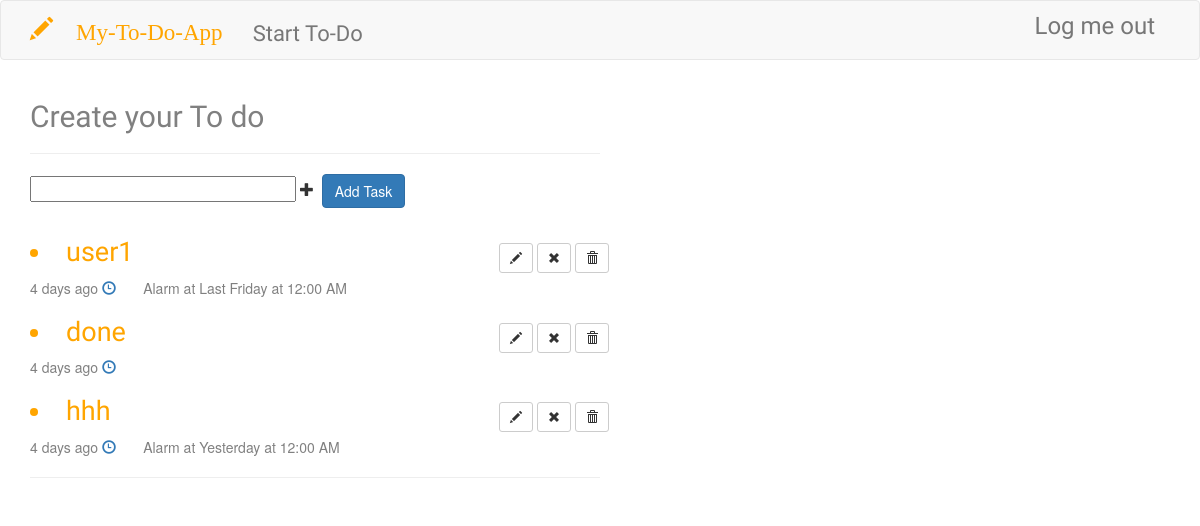
The app's page /addTask (signed in), older data.
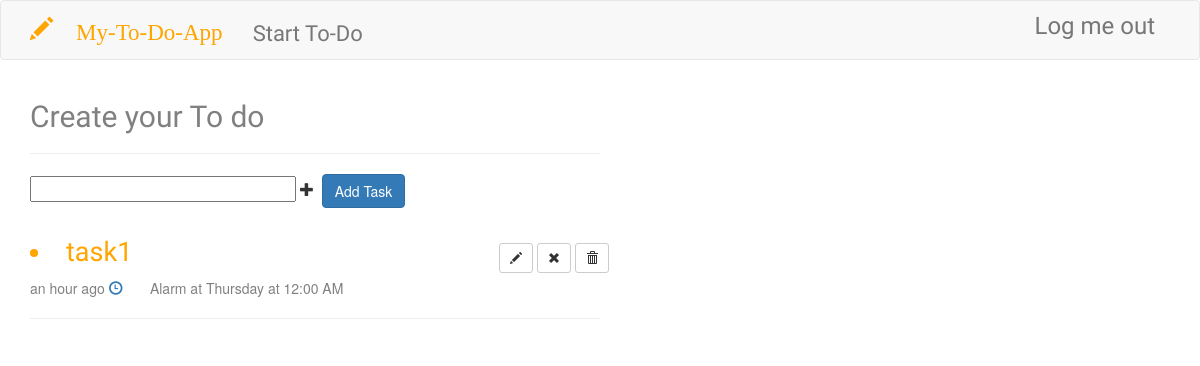
The same page, newer data.
### app/models.py (models this page shows, shortened)
class Task(db.Model):
    __tablename__ = 'tasks'
    id = db.Column(db.Integer, primary_key=True)
    task_name = db.Column(db.String(64), index=True, unique=True)
    timestamp = db.Column(db.DateTime, index=True, default=datetime.utcnow)
    is_completed = db.Column(db.Boolean,default=False)
    alarm_time = db.Column(db.DateTime, index= True)
    user_id = db.Column(db.Integer, db.ForeignKey('users.id'))

### app/routes.py (the view)
@app.route('/addTask',methods = ['GET','POST'])
@login_required
def addTask():
    form = ToDoListForm()
    if form.validate_on_submit():
        task = Task(task_name=form.task_name.data,user=current_user)
        db.session.add(task)
        db.session.commit()
        return redirect('/addTask')
    task = Task.query.filter_by(user=current_user).all()
    return render_template('to_do.html',form=form,task=task)

### app/forms.py
class ToDoListForm(FlaskForm):
    task_name = StringField('Task Name',validators=[DataRequired()])
    is_completed = BooleanField('Completed')
    alarm_time = DateField('Alarm at')
    submit  = SubmitField('Add Task')

### app/models.py (called while the page is built)
@login.user_loader
def load_user(id):
    return User.query.get(int(id))

### app/templates/to_do.html (shortened to what this page needs)
{% extends 'base.html' %}
{% block page_content %}
<h2> Create your To do </h2>
<hr>
<form class="" action="" method="post">
  <p>
    {{ form.task_name(size=32) }}
    <span class="glyphicon glyphicon-plus" aria-hidden="True"></span>&nbsp;
    {{ form.submit(class='btn btn-primary') }}
  </p>
</form>
{% for t in task %}
    <table>
      <tr>
        <td width="81%">
          <h3>
            <li>
                     {{ t.task_name }}
            </li>
          </h3>
          <span style="color:grey"> {{ moment(t.timestamp).fromNow() }} </span>
          <a href="{{ url_for('setAlarm',id= t.id) }}" ><span class="glyphicon glyphicon-time"></span> </a>&nbsp;&nbsp;&nbsp;&nbsp;&nbsp;
          <span style="color:grey;">
            {% if t.alarm_time %}
                Alarm at {{ moment(t.alarm_time.date()).calendar()}}
            {% endif %}
          </span>
        </td>
        <td>
          <form class="" action=" /edit/{{ t.id }} ">
            <button  name="button" class="btn btn-default btn-sm btns edit">
              <span class="glyphicon glyphicon-pencil"></span>
            </button>
          </form>
        </td>
        <td>
          <form class="" action="/done/{{ t.id }}">
            <button  name="button" class="btn btn-default btn-sm btns rem">
              <span class="glyphicon glyphicon-remove"></span>
            </button>
          </form>
        </td>
        <td>
          <form class="" action="/delete/{{ t.id }}" method="post">
            <button type="submit" name="button" class="btn btn-default btn-sm btns del">
              <span class="glyphicon glyphicon-trash"></span>
            </button>
          </form>
        </td>
    </tr>
      </table>
{% endfor %}
<hr>
{% endblock %}

### app/templates/base.html (shortened to what this page needs)
{% extends "bootstrap/base.html" %}
{% block head %}
{{ super() }}
<link rel="stylesheet" href="//code.jquery.com/ui/1.11.4/themes/smoothness/jquery-ui.css">
<link rel="stylesheet" href="{{ url_for('static',filename='css/main.css') }}">
{% endblock %}
{% block navbar %}
<div class="navbar navbar-default" role="navigation">
    <div class="container">
        <div class="navbar-header">
            <a class="navbar-brand brand" href=" {{ url_for('index') }} "><span style="color:orange;" class="glyphicon glyphicon-pencil"</span> My-To-Do-App </a>
        </div>
        <div class="navbar-collapse collapse ">
            <ul class="nav navbar-nav navbar-left">
                <li style="margin-top:8px;font-family: 'Gamja Flower', cursive;font-size:22px;">
                  <a href=" {{ url_for('addTask') }} "> Start To-Do </a>
                </li>
            </ul>
            <ul class="nav navbar-nav navbar-right">
                <li style="font-family: 'Gamja Flower', cursive;font-size:24px;">
                    {% if current_user.is_anonymous %}
                  <a href="{{ url_for('login')  }}">
                      <span class="glyphicon glyphicon-user"></span> Login
                  </a>
                  {% else %}
                    <a href="{{ url_for('logout') }}" > Log me out</a>
                  {% endif %}
                </li>
            </ul>
        </div>
    </div>
</div>
{% endblock %}
{% block content %}
<div class="container">
    {% block page_content %}{% endblock %}
</div>
{% endblock %}

### app/static/css/main.css (style rules this page uses)
hr { margin-right: 50%; }
.rem { margin-left: 4px; margin-right: 4px; }
ul { list-style: none; line-height: 1em; font-size: 18px; }
h3 { color: orange; font-family: 'Gamja Flower', cursive; font-size: 27px; }
h2 { color:grey; font-family: 'Gamja Flower', cursive; }
.brand { font-family: 'Gamja Flower', cursive;font-size:23px; }

Row changes from the older to the newer data that the page shows:
removed Task: task_name "user1", timestamp "4 days ago", alarm_time "Last Friday at 12:00 AM"
removed Task: task_name "done", timestamp "4 days ago"
removed Task: task_name "hhh", timestamp "4 days ago", alarm_time "Yesterday at 12:00 AM"
added Task: task_name "task1", timestamp "an hour ago", alarm_time "Thursday at 12:00 AM"
